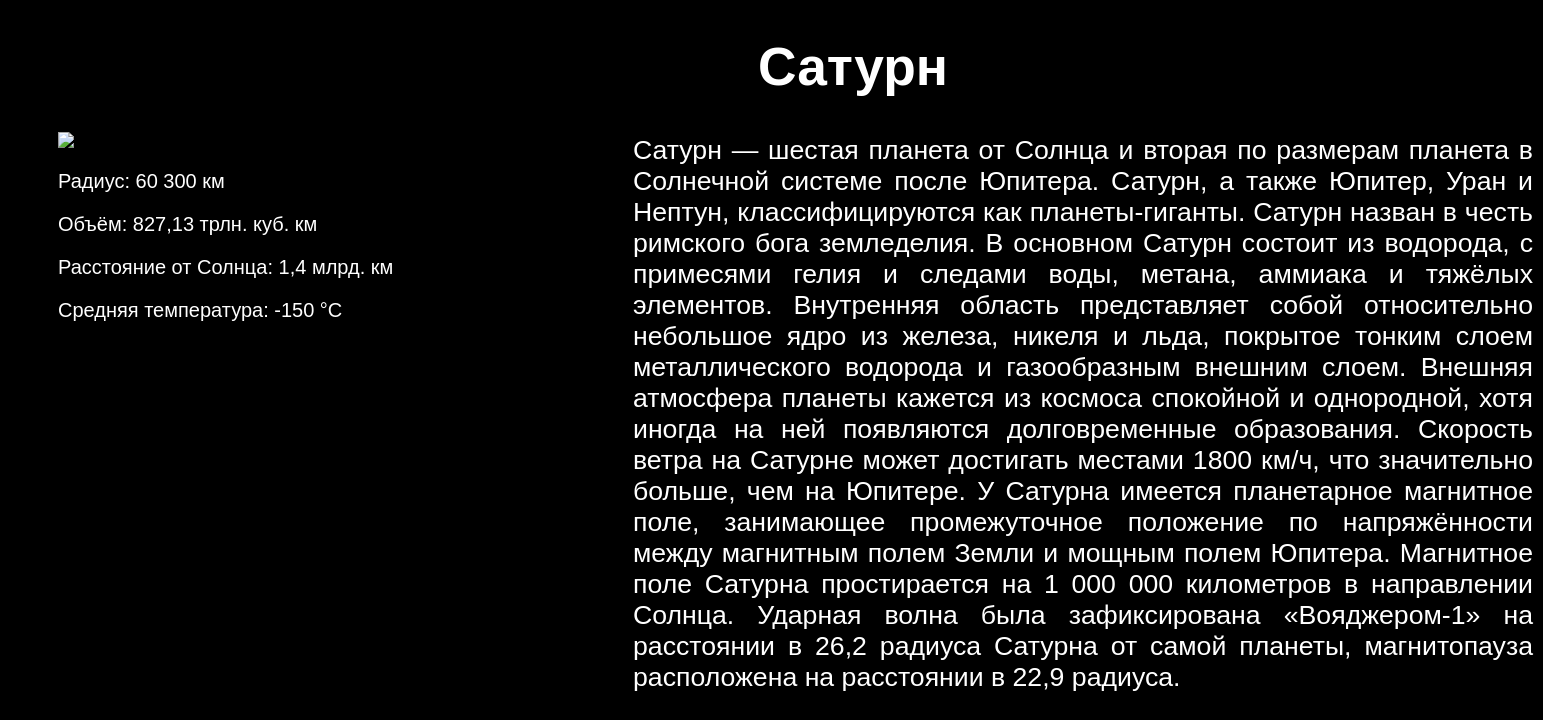
Screenshot of /saturn with the database file from the repository.
### tables this page shows
CREATE TABLE Объекты (ID INTEGER PRIMARY KEY NOT NULL, Название TEXT, Информация TEXT, Радиус TEXT, Объём TEXT, "Расстояние от Солнца" TEXT, Температура TEXT);

### main.py (the view)
@app.route('/saturn')
def saturn():
    con = sqlite3.connect("db/Солнечная система.db")
    cur = con.cursor()
    rezult = cur.execute('''SELECT * FROM Объекты WHERE ID LIKE ?''', (3,))
    rows = cur.fetchall()
    full_filename = os.path.join(app.config['UPLOAD_FOLDER'], 'saturn.jpg')
    return render_template('page.html', img=full_filename,
                           title=rows[0][1], object=rows[0][1], info=rows[0][2], radius=rows[0][3],
                           volume=rows[0][4], distance=rows[0][5], temperature=rows[0][6])

### templates/page.html (shortened to what this page needs)
<!DOCTYPE html>
    <html lang="en">
    <head>
        <link rel="stylesheet" type="text/css" href="{{url_for('static', filename='css/page_style.css')}}" />
    </head>
    <body>
        <h1>{{ object }}</h1>
        <img src="{{ img }}" width="500" height="500"
           alt="здесь должна была быть картинка, но не нашлась">
        <p align="justify" class="info">{{ info }}</p>
        <p class="rad">Радиус: {{ radius }}</p>
        <p class="vol">Объём: {{ volume }}</p>
        <p class="dist">Расстояние от Солнца: {{ distance }}</p>
        <p class="temp">Средняя температура: {{ temperature }}</p>
    </body>
</html>

### static/css/page_style.css (style rules this page uses)
body { background-color: black; }
h1 { margin-left: 750px; font-family: Verdana, Arial, Helvetica, sans-serif; font-size: 40pt; color:white; }
img { margin-left: 50px; }
.info { font-family: Verdana, Arial, Helvetica, sans-serif; position: absolute; width: 900px; height: 100px; top: 0; left 0; margin-left: 625px; margin-top: 135px; font-size: 20pt; color: white; }
.rad { font-family: Verdana, Arial, Helvetica, sans-serif; font-size: 15pt; margin-left: 50px; color: white; }
.vol { font-family: Verdana, Arial, Helvetica, sans-serif; font-size: 15pt; margin-left: 50px; color: white; color: white; }
.dist { font-family: Verdana, Arial, Helvetica, sans-serif; font-size: 15pt; margin-left: 50px; color: white; color: white; }
.temp { font-family: Verdana, Arial, Helvetica, sans-serif; font-size: 15pt; margin-left: 50px; color: white; color: white; }

### rows the page displays
Объекты: Название "Сатурн", Информация "Сатурн — шестая планета от Солнца и вторая по размерам планета в Солнечной системе после Юпитера. Сатурн, а также Юпитер, Уран и Нептун, классифицируются как планеты-гиганты. Сатурн назван в честь римского бога земледелия. В основном Сатурн состоит из водорода, с примесями гелия и следами воды, метана, аммиака и тяжёлых элементов. Внутренняя область представляет собой относительно небольшое ядро из железа, никеля и льда, покрытое тонким слоем металлического водорода и газообразным внешним слоем. Внешняя атмосфера планеты кажется из космоса спокойной и однородной, хотя иногда на ней появляются долговременные образования. Скорость ветра на Сатурне может достигать местами 1800 км/ч, что…", Радиус "60 300 км", Объём "827,13 трлн. куб. км", Расстояние от Солнца "1,4 млрд. км", Температура "-150 °С"
